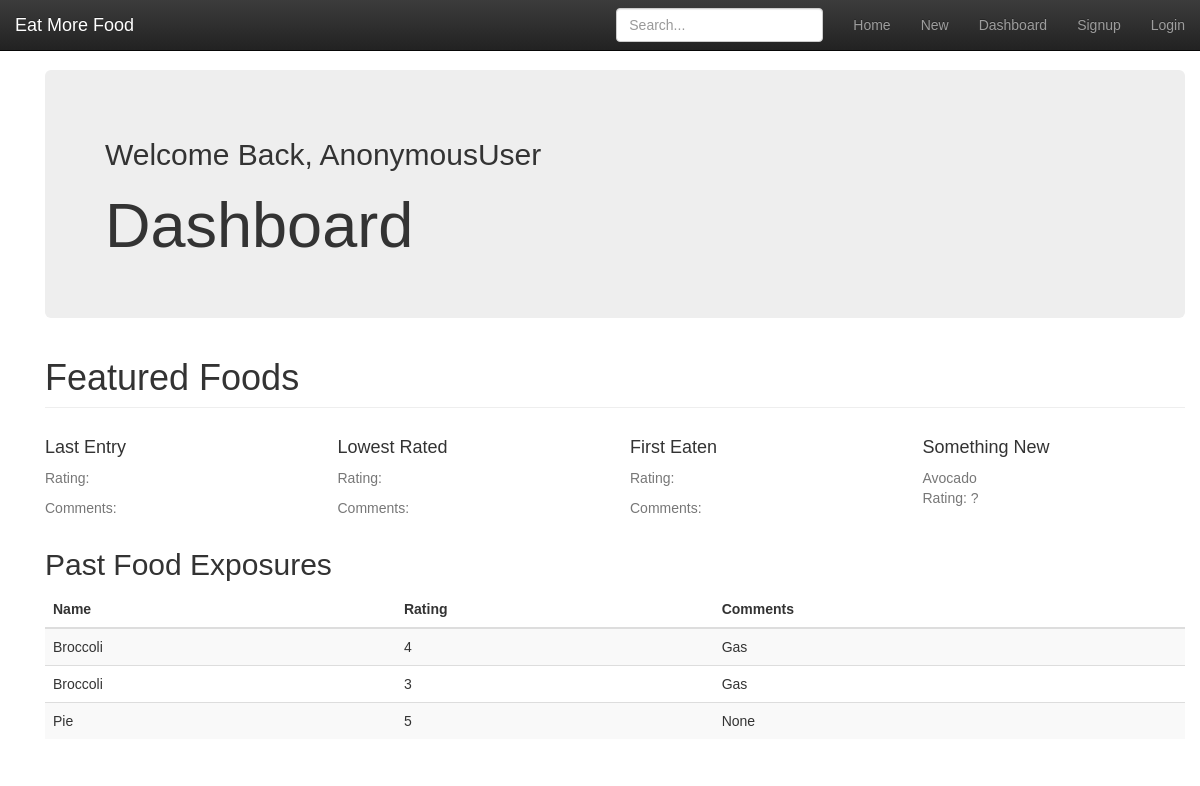
/entries/past/, run on an earlier commit of the app's database.
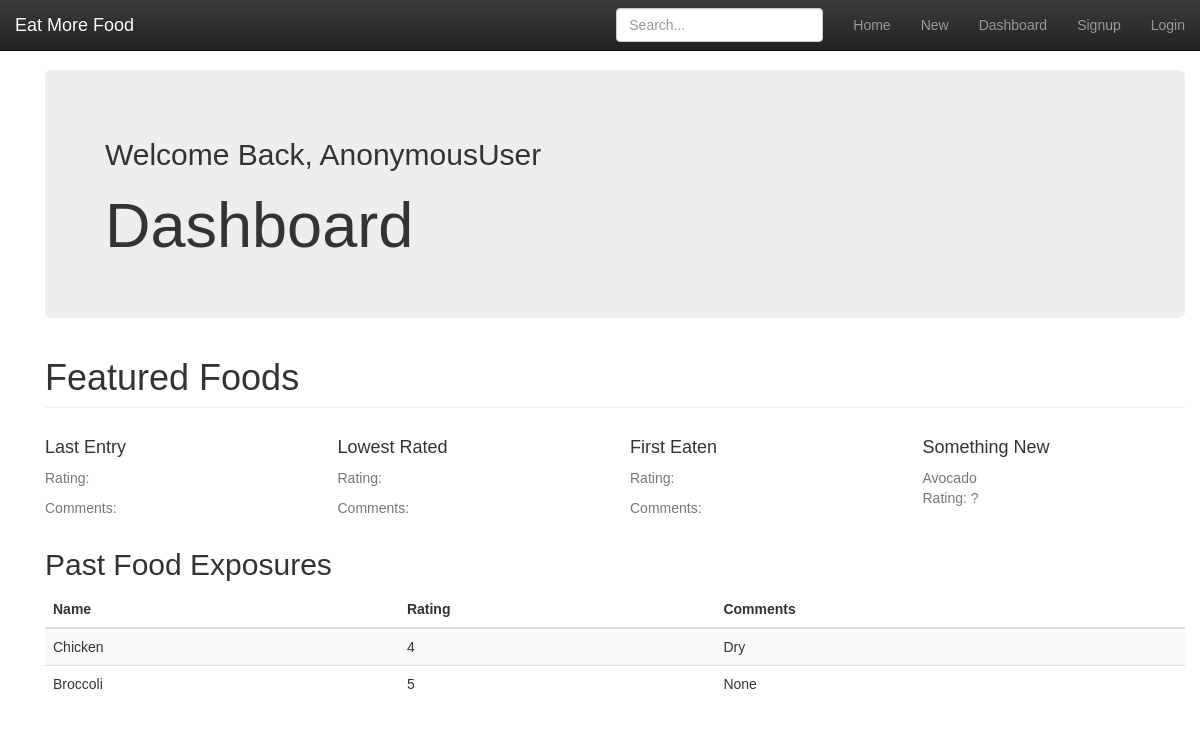
And on a later commit of the database.
### entries/models.py (models this page shows, shortened)
class NewFood(models.Model):
    name = models.CharField(max_length=20)
    rating = models.IntegerField(default=5)
    comments = models.TextField()
    date_added = models.DateTimeField(auto_now_add=True)
    class Meta:
            verbose_name_plural = 'newfoods'

### entries/views.py (the view)
# urls.py: path('past/', views.past, name='past'),
def past(request):
    newfoods = NewFood.objects.order_by('-date_added')
    context = {'newfoods': newfoods}
    return render(request, 'entries/past.html', context)

### entries/templates/entries/past.html (shortened to what this page needs)
{% load static %}
<!DOCTYPE html>
<html lang="en">
<head>
  {% block styles %}
  <link href="{% static 'entries/bootstrap.min.css' %}" rel="stylesheet">
  <link href="{% static 'entries/bootstrap-theme.min.css' %}" rel="stylesheet">
  <link href="{% static 'entries/theme.css' %}" rel="stylesheet">
  <link href="{% static 'bootstrap/wtf.html' %}" rel="stylesheet">
  {% endblock %}
</head>
{% block content %}
<nav class="navbar navbar-inverse navbar-fixed-top">
  <div class="container-fluid">
    <div class="navbar-header">
      <a class="navbar-brand" href="#">Eat More Food</a>
    </div>
    <div id="navbar" class="navbar-collapse collapse">
      <ul class="nav navbar-nav navbar-right">
        <li><a href="{% url 'home' %}">Home</a></li>
        <li><a href="{% url 'add' %}">New</a></li>
        <li><a href="{% url 'past' %}">Dashboard</a></li>
        {% if user.is_authenticated %}
          <li><a href="{% url 'logout' %}">Logout</a></li>
        {% else %}
          <li><a class="navbar-link" href="{% url 'mpjct:signup' %}">Signup</a></li>
          <li><a class="navbar-link" href="{% url 'mpjct:user_login' %}">Login</a></li>
        {% endif %}
      </ul>
      <form class="navbar-form navbar-right">
        <input type="text" class="form-control" placeholder="Search...">
      </form>
    </div>
  </div>
</nav>
<div class="container">
  <div class="container theme-showcase" role="main">
    <div class="jumbotron">
      <h2>Welcome Back, {{ user }} {{ user.userprofileinfo.name }}</h2>
      <h1>Dashboard</h1>
    </div>
    <h1 class="page-header">Featured Foods</h1>
    <div class="row placeholders">
      <div class="col-xs-6 col-sm-3 placeholder">
        <h4>Last Entry</h4>
        <span class="text-muted">{{ last_entry.name }}
        <p><span class="text-muted">Rating: {{ last_entry.rating }}</span></p>
        <p><span class="text-muted">Comments: {{ last_entry.comments }}</span></p>
      </div>
      <div class="col-xs-6 col-sm-3 placeholder">
        <h4>Lowest Rated </h4>
        <p><span class="text-muted">Rating: {{ entry.rating }}</span></p>
        <p><span class="text-muted">Comments: {{ entry.comments }}</span></p>
      </div>
      <div class="col-xs-6 col-sm-3 placeholder">
        <h4>First Eaten</h4>
        <p><span class="text-muted">Rating: {{ entry.rating }}</span></p>
        <p><span class="text-muted">Comments: {{ entry.comments }}</span></p>
      </div>
      <div class="col-xs-6 col-sm-3 placeholder">
        <h4>Something New</h4>
        <span class="text-muted">Avocado</span>
        <p><span class="text-muted">Rating: ?</span></p>
      </div>
    </div>
    <h2 class="sub-header">Past Food Exposures</h2>
    <div class="table-responsive">
      <table class="table table-striped">
        <thead>
          <tr>
            <th>Name</th>
            <th>Rating</th>
            <th>Comments</th>
          </tr>
        </thead>
        <tbody>
{% for n in newfoods %}
          <tr>
            <td>{{ n.name }}</td>
            <td>{{ n.rating }}</td>
            <td>{{ n.comments }}</td>
          </tr>
{% endfor %}
        </tbody>
      </table>
    </div>
  </div>
</div>
</html>
{% endblock %}

What changed in the data, as far as the page shows it:
removed NewFood: name "Broccoli", rating "4", comments "Gas"
removed NewFood: name "Broccoli", rating "3", comments "Gas"
removed NewFood: name "Pie", rating "5", comments "None"
added NewFood: name "Chicken", rating "4", comments "Dry"
added NewFood: name "Broccoli", rating "5", comments "None"
